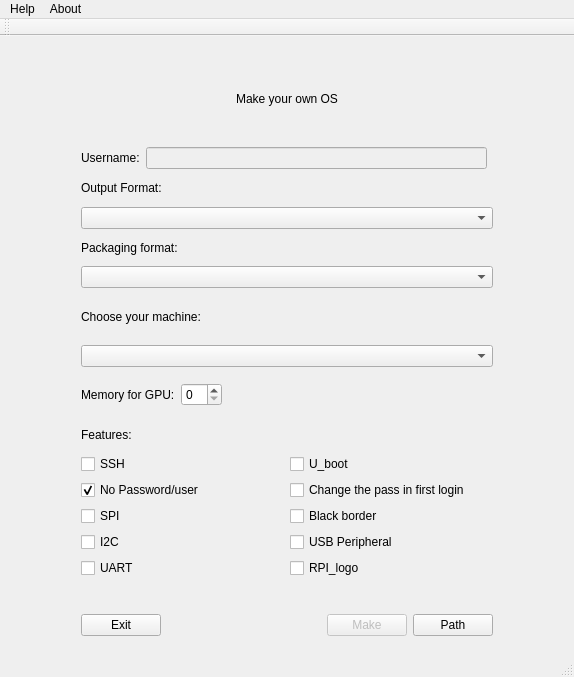
<?xml version="1.0" encoding="UTF-8"?>
<ui version="4.0">
 <class>MainWindow</class>
 <widget class="QMainWindow" name="MainWindow">
  <property name="geometry">
   <rect>
    <x>0</x>
    <y>0</y>
    <width>574</width>
    <height>677</height>
   </rect>
  </property>
  <property name="windowTitle">
   <string>Make your own SO</string>
  </property>
  <property name="windowIcon">
   <iconset resource="img.qrc">
    <normaloff>:/img/yocto-project-176x176.png</normaloff>:/img/yocto-project-176x176.png</iconset>
  </property>
  <widget class="QWidget" name="centralWidget">
   <widget class="QWidget" name="gridLayoutWidget_4">
    <property name="geometry">
     <rect>
      <x>10</x>
      <y>10</y>
      <width>554</width>
      <height>601</height>
     </rect>
    </property>
    <layout class="QGridLayout" name="gridLayout_4">
     <property name="sizeConstraint">
      <enum>QLayout::SetDefaultConstraint</enum>
     </property>
     <item row="1" column="0">
      <layout class="QGridLayout" name="gridLayout_6">
       <item row="4" column="3">
        <spacer name="horizontalSpacer_11">
         <property name="orientation">
          <enum>Qt::Horizontal</enum>
         </property>
         <property name="sizeType">
          <enum>QSizePolicy::Fixed</enum>
         </property>
         <property name="sizeHint" stdset="0">
          <size>
           <width>60</width>
           <height>20</height>
          </size>
         </property>
        </spacer>
       </item>
       <item row="3" column="1" colspan="2">
        <widget class="QLabel" name="label_5">
         <property name="text">
          <string>Packaging format:</string>
         </property>
        </widget>
       </item>
       <item row="4" column="1" colspan="2">
        <widget class="QComboBox" name="Pack_Format_ComboBox">
         <property name="editable">
          <bool>false</bool>
         </property>
        </widget>
       </item>
       <item row="4" column="0">
        <spacer name="horizontalSpacer_10">
         <property name="orientation">
          <enum>Qt::Horizontal</enum>
         </property>
         <property name="sizeType">
          <enum>QSizePolicy::Fixed</enum>
         </property>
         <property name="sizeHint" stdset="0">
          <size>
           <width>60</width>
           <height>20</height>
          </size>
         </property>
        </spacer>
       </item>
       <item row="2" column="1" colspan="2">
        <widget class="QComboBox" name="Output_combobox">
         <property name="editable">
          <bool>false</bool>
         </property>
        </widget>
       </item>
       <item row="1" column="1" colspan="2">
        <widget class="QLabel" name="label">
         <property name="text">
          <string>Output Format:</string>
         </property>
        </widget>
       </item>
      </layout>
     </item>
     <item row="6" column="0">
      <layout class="QGridLayout" name="gridLayout_5">
       <item row="2" column="2">
        <spacer name="horizontalSpacer_7">
         <property name="orientation">
          <enum>Qt::Horizontal</enum>
         </property>
         <property name="sizeType">
          <enum>QSizePolicy::Fixed</enum>
         </property>
         <property name="sizeHint" stdset="0">
          <size>
           <width>160</width>
           <height>20</height>
          </size>
         </property>
        </spacer>
       </item>
       <item row="2" column="5">
        <spacer name="horizontalSpacer_9">
         <property name="orientation">
          <enum>Qt::Horizontal</enum>
         </property>
         <property name="sizeType">
          <enum>QSizePolicy::Fixed</enum>
         </property>
         <property name="sizeHint" stdset="0">
          <size>
           <width>60</width>
           <height>20</height>
          </size>
         </property>
        </spacer>
       </item>
       <item row="2" column="0">
        <spacer name="horizontalSpacer_8">
         <property name="orientation">
          <enum>Qt::Horizontal</enum>
         </property>
         <property name="sizeType">
          <enum>QSizePolicy::Fixed</enum>
         </property>
         <property name="sizeHint" stdset="0">
          <size>
           <width>60</width>
           <height>20</height>
          </size>
         </property>
        </spacer>
       </item>
       <item row="0" column="1">
        <spacer name="verticalSpacer_5">
         <property name="orientation">
          <enum>Qt::Vertical</enum>
         </property>
         <property name="sizeType">
          <enum>QSizePolicy::Fixed</enum>
         </property>
         <property name="sizeHint" stdset="0">
          <size>
           <width>20</width>
           <height>15</height>
          </size>
         </property>
        </spacer>
       </item>
       <item row="2" column="4">
        <widget class="QPushButton" name="pushButton_3">
         <property name="text">
          <string>Path</string>
         </property>
        </widget>
       </item>
       <item row="2" column="3">
        <widget class="QPushButton" name="pushButton_2">
         <property name="enabled">
          <bool>false</bool>
         </property>
         <property name="text">
          <string>Make</string>
         </property>
        </widget>
       </item>
       <item row="2" column="1">
        <widget class="QPushButton" name="pushButton">
         <property name="text">
          <string>Exit</string>
         </property>
        </widget>
       </item>
      </layout>
     </item>
     <item row="0" column="0">
      <layout class="QGridLayout" name="gridLayout">
       <item row="1" column="1" colspan="3">
        <widget class="QLabel" name="label_4">
         <property name="enabled">
          <bool>true</bool>
         </property>
         <property name="lineWidth">
          <number>1</number>
         </property>
         <property name="text">
          <string>Make your own OS</string>
         </property>
         <property name="textFormat">
          <enum>Qt::AutoText</enum>
         </property>
         <property name="scaledContents">
          <bool>false</bool>
         </property>
         <property name="alignment">
          <set>Qt::AlignCenter</set>
         </property>
         <property name="textInteractionFlags">
          <set>Qt::NoTextInteraction</set>
         </property>
        </widget>
       </item>
       <item row="4" column="0">
        <spacer name="horizontalSpacer">
         <property name="orientation">
          <enum>Qt::Horizontal</enum>
         </property>
         <property name="sizeType">
          <enum>QSizePolicy::Fixed</enum>
         </property>
         <property name="sizeHint" stdset="0">
          <size>
           <width>60</width>
           <height>20</height>
          </size>
         </property>
        </spacer>
       </item>
       <item row="4" column="5">
        <spacer name="horizontalSpacer_2">
         <property name="orientation">
          <enum>Qt::Horizontal</enum>
         </property>
         <property name="sizeType">
          <enum>QSizePolicy::Fixed</enum>
         </property>
         <property name="sizeHint" stdset="0">
          <size>
           <width>60</width>
           <height>20</height>
          </size>
         </property>
        </spacer>
       </item>
       <item row="4" column="1">
        <widget class="QLabel" name="label_6">
         <property name="enabled">
          <bool>true</bool>
         </property>
         <property name="text">
          <string>Username:</string>
         </property>
        </widget>
       </item>
       <item row="4" column="2">
        <widget class="QLineEdit" name="lineEdit">
         <property name="enabled">
          <bool>false</bool>
         </property>
        </widget>
       </item>
      </layout>
     </item>
     <item row="4" column="0">
      <layout class="QGridLayout" name="gridLayout_3">
       <item row="3" column="3">
        <spacer name="horizontalSpacer_6">
         <property name="orientation">
          <enum>Qt::Horizontal</enum>
         </property>
         <property name="sizeType">
          <enum>QSizePolicy::Fixed</enum>
         </property>
         <property name="sizeHint" stdset="0">
          <size>
           <width>60</width>
           <height>20</height>
          </size>
         </property>
        </spacer>
       </item>
       <item row="4" column="2">
        <widget class="QCheckBox" name="Wifi_checkbox">
         <property name="text">
          <string>Black border</string>
         </property>
        </widget>
       </item>
       <item row="0" column="0">
        <spacer name="horizontalSpacer_5">
         <property name="orientation">
          <enum>Qt::Horizontal</enum>
         </property>
         <property name="sizeType">
          <enum>QSizePolicy::Fixed</enum>
         </property>
         <property name="sizeHint" stdset="0">
          <size>
           <width>60</width>
           <height>20</height>
          </size>
         </property>
        </spacer>
       </item>
       <item row="5" column="1">
        <widget class="QCheckBox" name="i2c_checkbox">
         <property name="text">
          <string>I2C</string>
         </property>
        </widget>
       </item>
       <item row="3" column="2">
        <widget class="QCheckBox" name="ChangePass_checkbox">
         <property name="text">
          <string>Change the pass in first login</string>
         </property>
        </widget>
       </item>
       <item row="5" column="2">
        <widget class="QCheckBox" name="USB_CheckBox">
         <property name="text">
          <string>USB Peripheral</string>
         </property>
        </widget>
       </item>
       <item row="2" column="1">
        <widget class="QCheckBox" name="SSH_CheckBox">
         <property name="text">
          <string>SSH</string>
         </property>
        </widget>
       </item>
       <item row="6" column="1">
        <widget class="QCheckBox" name="UART_CheckBox">
         <property name="text">
          <string>UART</string>
         </property>
        </widget>
       </item>
       <item row="2" column="2">
        <widget class="QCheckBox" name="u_boot_checkbox">
         <property name="enabled">
          <bool>true</bool>
         </property>
         <property name="text">
          <string>U_boot</string>
         </property>
        </widget>
       </item>
       <item row="0" column="1" rowspan="2">
        <widget class="QLabel" name="label_3">
         <property name="text">
          <string>Features:</string>
         </property>
        </widget>
       </item>
       <item row="3" column="1">
        <widget class="QCheckBox" name="No_password_checkbox">
         <property name="text">
          <string>No Password/user</string>
         </property>
         <property name="checked">
          <bool>true</bool>
         </property>
        </widget>
       </item>
       <item row="6" column="2">
        <widget class="QCheckBox" name="RPI_Logo_CheckBox">
         <property name="text">
          <string>RPI_logo</string>
         </property>
        </widget>
       </item>
       <item row="4" column="1">
        <widget class="QCheckBox" name="SPI_Checkbox">
         <property name="text">
          <string>SPI</string>
         </property>
        </widget>
       </item>
      </layout>
     </item>
     <item row="5" column="0">
      <spacer name="verticalSpacer_4">
       <property name="orientation">
        <enum>Qt::Vertical</enum>
       </property>
       <property name="sizeType">
        <enum>QSizePolicy::Fixed</enum>
       </property>
       <property name="sizeHint" stdset="0">
        <size>
         <width>20</width>
         <height>15</height>
        </size>
       </property>
      </spacer>
     </item>
     <item row="2" column="0">
      <layout class="QGridLayout" name="gridLayout_2">
       <item row="1" column="1">
        <widget class="QComboBox" name="Machine_combobox">
         <property name="editable">
          <bool>false</bool>
         </property>
        </widget>
       </item>
       <item row="5" column="0">
        <spacer name="horizontalSpacer_4">
         <property name="orientation">
          <enum>Qt::Horizontal</enum>
         </property>
         <property name="sizeType">
          <enum>QSizePolicy::Fixed</enum>
         </property>
         <property name="sizeHint" stdset="0">
          <size>
           <width>60</width>
           <height>20</height>
          </size>
         </property>
        </spacer>
       </item>
       <item row="5" column="2">
        <spacer name="horizontalSpacer_3">
         <property name="orientation">
          <enum>Qt::Horizontal</enum>
         </property>
         <property name="sizeType">
          <enum>QSizePolicy::Fixed</enum>
         </property>
         <property name="sizeHint" stdset="0">
          <size>
           <width>60</width>
           <height>20</height>
          </size>
         </property>
        </spacer>
       </item>
       <item row="5" column="1">
        <layout class="QGridLayout" name="gridLayout_7">
         <item row="0" column="0">
          <widget class="QLabel" name="label_7">
           <property name="text">
            <string>Memory for GPU:</string>
           </property>
          </widget>
         </item>
         <item row="0" column="1">
          <widget class="QSpinBox" name="GPU_Spinbox"/>
         </item>
         <item row="0" column="2">
          <spacer name="horizontalSpacer_12">
           <property name="orientation">
            <enum>Qt::Horizontal</enum>
           </property>
           <property name="sizeHint" stdset="0">
            <size>
             <width>40</width>
             <height>20</height>
            </size>
           </property>
          </spacer>
         </item>
        </layout>
       </item>
       <item row="0" column="1">
        <widget class="QLabel" name="label_2">
         <property name="text">
          <string>Choose your machine:</string>
         </property>
        </widget>
       </item>
       <item row="2" column="1">
        <spacer name="verticalSpacer">
         <property name="orientation">
          <enum>Qt::Vertical</enum>
         </property>
         <property name="sizeType">
          <enum>QSizePolicy::Fixed</enum>
         </property>
         <property name="sizeHint" stdset="0">
          <size>
           <width>5</width>
           <height>10</height>
          </size>
         </property>
        </spacer>
       </item>
      </layout>
     </item>
     <item row="3" column="0">
      <spacer name="verticalSpacer_2">
       <property name="orientation">
        <enum>Qt::Vertical</enum>
       </property>
       <property name="sizeType">
        <enum>QSizePolicy::Fixed</enum>
       </property>
       <property name="sizeHint" stdset="0">
        <size>
         <width>5</width>
         <height>10</height>
        </size>
       </property>
      </spacer>
     </item>
    </layout>
   </widget>
  </widget>
  <widget class="QMenuBar" name="menuBar">
   <property name="geometry">
    <rect>
     <x>0</x>
     <y>0</y>
     <width>574</width>
     <height>22</height>
    </rect>
   </property>
   <widget class="QMenu" name="menuHelp">
    <property name="title">
     <string>Help</string>
    </property>
   </widget>
   <widget class="QMenu" name="menuAbout">
    <property name="title">
     <string>About</string>
    </property>
   </widget>
   <addaction name="menuHelp"/>
   <addaction name="menuAbout"/>
  </widget>
  <widget class="QToolBar" name="mainToolBar">
   <attribute name="toolBarArea">
    <enum>TopToolBarArea</enum>
   </attribute>
   <attribute name="toolBarBreak">
    <bool>false</bool>
   </attribute>
  </widget>
  <widget class="QStatusBar" name="statusBar"/>
 </widget>
 <layoutdefault spacing="6" margin="11"/>
 <resources>
  <include location="img.qrc"/>
 </resources>
 <connections/>
</ui>
